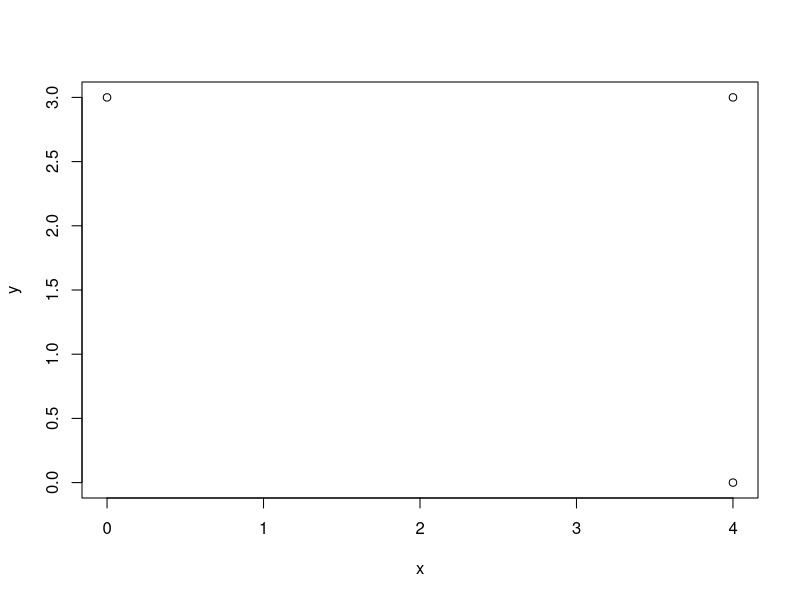

Recreate this plot in R. (Note: this script raises an error after producing the figure.)
coords1 <- data.frame(x = c(0,4,4),
                      y = c(3,3,0))
plot(y~x, data = coords1)
m1 <- as.matrix(dist(coords1))

# kNN

data(inv_comm)
data("inv_plot_attr")

inv_comm2 <- inv_comm[1:10,]

# The original coords are along a line, which is not that useful
coords_test <- data.frame(x = runif(nrow(inv_comm2),0,10),
                          y = runif(nrow(inv_comm2),0,10)
                          )
plot(y ~ x, data = coords_test)

#rarefaction(inv_comm2, coords = coords1, method = "spexSBR",
#            latlong = F)


#inv_mob_in = make_mob_in(inv_comm, inv_plot_attr, coord_names = c('x', 'y'))

sbr1 <- rarefaction(inv_comm2, method = "spexSBR", spat_algo = "kNN",
                    coords = coords_test, latlong = F)
sbr2 <- rarefaction(inv_comm2, method = "spexSBR", spat_algo = "convexhull",
                       coords = coords_test, latlong = F)

plot(sbr1 ~ names(sbr1), type = "l", col = "red", ylim = c(0,50), xlim = c(0,35))
lines(sbr2 ~ names(sbr2), col = "blue")
